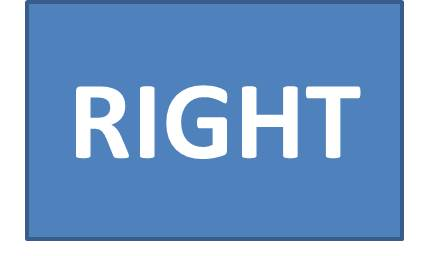
%> input picture RIGHT.jpg, 430 x 256 px
$ octave dsp.m   (GNU Octave 9; MATLAB toolbox functions it lacks are replaced by stand-ins)
%> lines starting %> are read from the running program, lines starting %| are printed output that depends on the picture
clear all; close all; clc;

right=imread('RIGHT.jpg');
%> right is the input picture: size 256x430x3 uint8; mean R, G, B 123.4, 159.9, 203.2
left=imread('LEFT.jpg');
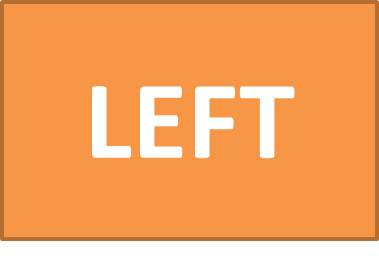
%> input picture LEFT.jpg, 379 x 256 px
%> left is the input picture: size 256x379x3 uint8; mean R, G, B 244.8, 161.6, 93.1
noface=imread('no_face.jpg');
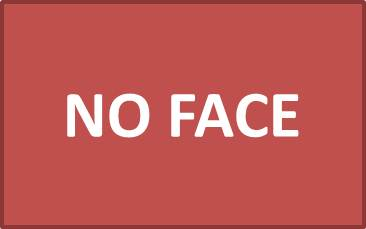
%> input picture no_face.jpg, 366 x 229 px
%> noface is the input picture: size 229x366x3 uint8; mean R, G, B 191.9, 88, 84.7
straight=imread('STRAIGHT.jpg');
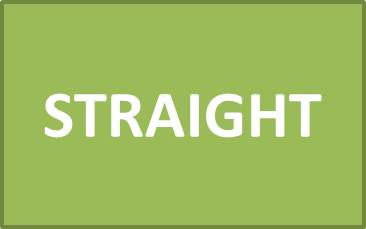
%> input picture STRAIGHT.jpg, 366 x 229 px
%> straight is the input picture: size 229x366x3 uint8; mean R, G, B 159, 188.2, 97.2


%> (the run ends here)
